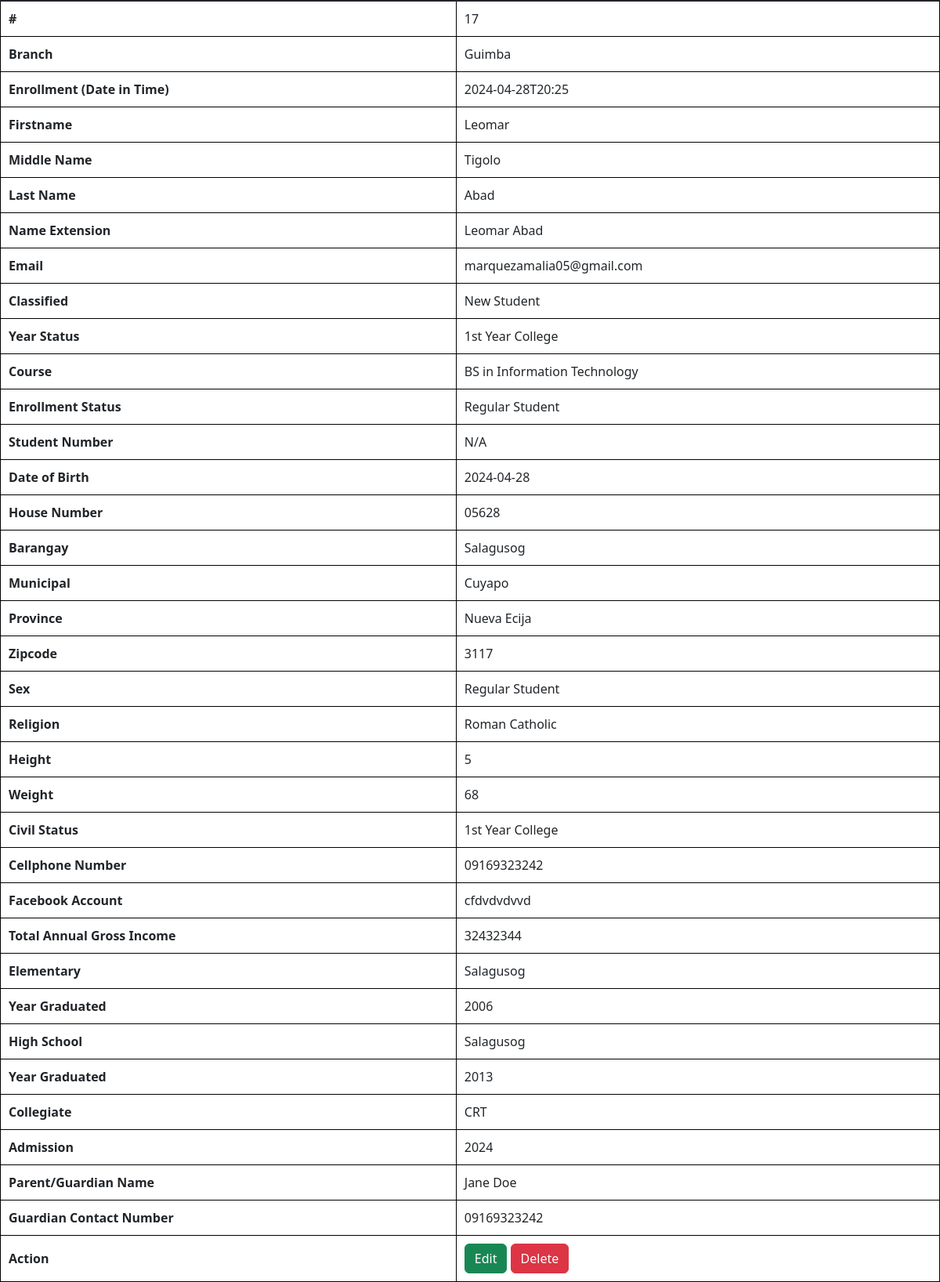
Screenshot of /view.php?view_id=17 with the database file from the repository.
### tables this page shows
CREATE TABLE `college` (
  `id` int(11) NOT NULL,
  `username` varchar(100) NOT NULL,
  `password` varchar(100) NOT NULL,
  `email` varchar(100) NOT NULL,
  `Classified` varchar(100) NOT NULL,
  `year_status` varchar(100) NOT NULL,
  `course` varchar(100) NOT NULL,
  `enrollment_status` varchar(100) NOT NULL,
  `student_number` varchar(100) NOT NULL,
  `firstname` varchar(100) NOT NULL,
  `middle_name` varchar(100) NOT NULL,
  `lastname` varchar(100) NOT NULL,
  `name_extension` varchar(100) NOT NULL,
  `date_birth` varchar(100) NOT NULL,
  `house_number` varchar(100) NOT NULL,
  `barangay` varchar(100) NOT NULL,
  `municipal` varchar(100) NOT NULL,
  `province` varchar(100) NOT NULL,
  `zipcode` varchar(100) NOT NULL,
  `sex` varchar(100) NOT NULL,
  `religion` varchar(100) NOT NULL,
  `height` varchar(100) NOT NULL,
  `weigth` varchar(100) NOT NULL,
  `civil_status` varchar(100) NOT NULL,
  `cellhone_number` varchar(100) NOT NULL,
  `facebook_account` varchar(100) NOT NULL,
  `TotalAnnualGrossIncome` varchar(100) NOT NULL,
  `elementary` varchar(100) NOT NULL,
  `year_graduated` varchar(100) NOT NULL,
  `high_school` varchar(100) NOT NULL,
  `year_graduated_hs` varchar(100) NOT NULL,
  `collegiate` varchar(100) NOT NULL,
  `admission` varchar(100) NOT NULL,
  `parent` varchar(100) NOT NULL,
  `contact_number_parent` varchar(100) NOT NULL,
  `branch` varchar(100) NOT NULL,
  `date_time` varchar(100) NOT NULL
);

### view.php (the view, shortened to what this page needs)
<?php
$conn = connection();
?>
<!DOCTYPE html>
<html lang="en">
<head>
    <link href="https://cdn.jsdelivr.net/npm/bootstrap@5.3.3/dist/css/bootstrap.min.css" rel="stylesheet">
</head>
<body>
<div style="overflow-x:auto;">
    <table>
        <tbody class="table-group-divider">
            <?php
             $id = $_GET['view_id'];
                $sql = "SELECT * FROM `college` WHERE id = $id";
                $result = mysqli_query($conn, $sql);
                if(mysqli_num_rows($result) > 0){
                    while($row = mysqli_fetch_assoc($result)){
                        echo  '<tr>';
                        echo  '<th scope="row">#</th>'.
                            '<td>'.$row['id'].'</td>'.
                            '</tr>'.
                            '<tr>'.
                            '<th scope="row">Branch</th>'.
                            '<td>'.$row['branch'].'</td>'.
                            '</tr>'.
                            '<tr>'.
                            '<th scope="row">Enrollment (Date in Time)</th>'.
                            '<td>'.$row['date_time'].'</td>'.
                            '</tr>'.
                            '<tr>'.
                            '<th scope="row">Firstname</th>'.
                            '<td>'.$row['firstname'].'</td>'.
                            '</tr>'.
                            '<tr>'.
                            '<th scope="row">Middle Name</th>'.
                            '<td>'.$row['middle_name'].'</td>'.
                            '</tr>'.
                            '<tr>'.
                            '<th scope="row">Last Name</th>'.
                            '<td>'.$row['lastname'].'</td>'.
                            '</tr>'.
                            '<tr>'.
                            '<th scope="row">Name Extension</th>'.
                            '<td>'.$row['name_extension'].'</td>'.
                            '</tr>'.
                            '<tr>'.
                            '<th scope="row">Email</th>'.
                            '<td>'.$row['email'].'</td>'.
                            '</tr>'.
                            '<tr>'.
                            '<th scope="row">Classified</th>'.
                            '<td>'.$row['Classified'].'</td>'.
                            '</tr>'.
                            '<tr>'.
                            '<th scope="row">Year Status</th>'.
                            '<td>'.$row['year_status'].'</td>'.
                            '</tr>'.
                            '<tr>'.
                            '<th scope="row">Course</th>'.
                            '<td>'.$row['course'].'</td>'.
                            '</tr>'.
                            '<tr>'.
                            '<th scope="row">Enrollment Status</th>'.
                            '<td>'.$row['enrollment_status'].'</td>'.
                            '</tr>'.
                            '<tr>'.
                            '<th scope="row">Student Number</th>'.
                            '<td>'.$row['student_number'].'</td>'.
                            '</tr>'.
                            '<tr>'.
                            '<th scope="row">Date of Birth</th>'.
                            '<td>'.$row['date_birth'].'</td>'.
                            '</tr>'.
                            '<tr>'.
                            '<th scope="row">House Number</th>'.
                            '<td>'.$row['house_number'].'</td>'.
                            '</tr>'.
                            '<tr>'.
                            '<th scope="row">Barangay</th>'.
                            '<td>'.$row['barangay'].'</td>'.
                            '</tr>'.
                            '<tr>'.
                            '<th scope="row">Municipal</th>'.
                            '<td>'.$row['municipal'].'</td>'.
                            '</tr>'.
                            '<tr>'.
                            '<th scope="row">Province</th>'.
                            '<td>'.$row['province'].'</td>'.
                            '</tr>'.
                            '<tr>'.
                            '<th scope="row">Zipcode</th>'.
                            '<td>'.$row['zipcode'].'</td>'.
                            '</tr>'.
                            '<tr>'.
                            '<th scope="row">Sex</th>'.
                            '<td>'.$row['sex'].'</td>'.
                            '</tr>'.
                            '<tr>'.
                            '<th scope="row">Religion</th>'.
                            '<td>'.$row['religion'].'</td>'.
                            '</tr>'.
                            '<tr>'.
                            '<th scope="row">Height</th>'.
                            '<td>'.$row['height'].'</td>'.
                            '</tr>'.
                            '<tr>'.
                            '<th scope="row">Weight</th>'.
                            '<td>'.$row['weigth'].'</td>'.
                            '</tr>'.
                            '<tr>'.
                            '<th scope="row">Civil Status</th>'.
                            '<td>'.$row['civil_status'].'</td>'.
                            '</tr>'.
                            '<tr>'.
                            '<th scope="row">Cellphone Number</th>'.
                            '<td>'.$row['cellhone_number'].'</td>'.
                            '</tr>'.
                            '<tr>'.
                            '<th scope="row">Facebook Account</th>'.
                            '<td>'.$row['facebook_account'].'</td>'.
                            '</tr>'.
                            '<tr>'.
                            '<th scope="row">Total Annual Gross Income</th>'.
                            '<td>'.$row['TotalAnnualGrossIncome'].'</td>'.
                            '</tr>'.
                            '<tr>'.
                            '<th scope="row">Elementary</th>'.
                            '<td>'.$row['elementary'].'</td>'.
                            '</tr>'.
                            '<tr>'.
                            '<th scope="row">Year Graduated</th>'.
                            '<td>'.$row['year_graduated'].'</td>'.
                            '</tr>'.
                            '<tr>'.
                            '<th scope="row">High School</th>'.
                            '<td>'.$row['high_school'].'</td>'.
                            '</tr>'.
                            '<tr>'.
                            '<th scope="row">Year Graduated</th>'.
                            '<td>'.$row['year_graduated_hs'].'</td>'.
                            '</tr>'.
                            '<tr>'.
                            '<th scope="row">Collegiate</th>'.
                            '<td>'.$row['collegiate'].'</td>'.
                            '</tr>'.
                            '<tr>'.
                            '<th scope="row">Admission</th>'.
                            '<td>'.$row['admission'].'</td>'.
                            '</tr>'.
                            '<tr>'.
                            '<th scope="row">Parent/Guardian Name</th>'.
                            '<td>'.$row['parent'].'</td>'.
                            '</tr>'.
                            '<tr>'.
                            '<th scope="row">Guardian Contact Number</th>'.
                            '<td>'.$row['contact_number_parent'].'</td>'.
                            '</tr>'.
                            '<tr>'.
                            '<th scope="row">Action</th>'.
                            '<td>'.'<a class="btn btn-success" href="edit.php?edit_id='.$row['id'].'">Edit</a>'.'  '.'<a class="btn btn-danger" href="delete.php?delete_id='.$row['id'].'">Delete</a>'.'</td>'.
                            '</tr>';
                    }
                }
            ?>
        </tbody>
    </table>
</div>
</body>
</html>

### view.php (style rules this page uses)
table { width: 100%; }
th, td { padding: 10px; border: 1px solid black; text-align: left; }

### rows the page displays
college: id "17", branch "Guimba", date_time "2024-04-28T20:25", firstname "Leomar", middle_name "Tigolo", lastname "Abad", name_extension "Leomar Abad", email "marquezamalia05@gmail.com", Classified "New Student", year_status "1st Year College", course "BS in Information Technology", enrollment_status "Regular Student", student_number "N/A", date_birth "2024-04-28", house_number "05628", barangay "Salagusog", municipal "Cuyapo", province "Nueva Ecija", zipcode "3117", sex "Regular Student", religion "Roman Catholic", height "5", weigth "68", civil_status "1st Year College", cellhone_number "09169323242", facebook_account "cfdvdvdvvd", TotalAnnualGrossIncome "32432344", elementary "Salagusog", year_graduated "2006", high_school "Salagusog", year_graduated_hs "2013", collegiate "CRT", admission "2024", parent "Jane Doe", contact_number_parent "09169323242"
